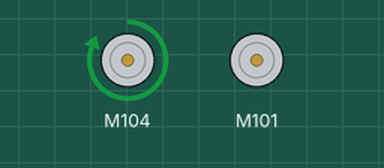
A sketch run on a simulated Arduino Uno, built with avr-gcc and run on an emulated ATmega328P. Shown: 2 × DC motor (green arrow = forward, orange = backward, longer = faster).

Above: at 0.5 s.
At 1.7 s:
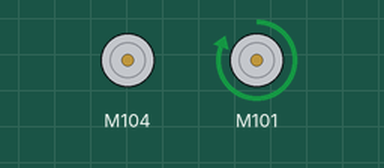
At 3.4 s:
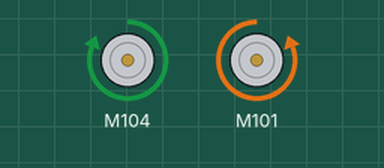
At 5.7 s:
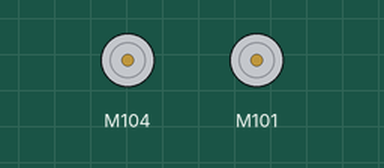
Timing chart, 0 to 6.0 s (numbered marks = the images above):
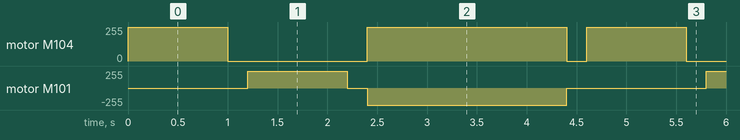

Measured:
- by itself, motor M104: repeats every 4.6 s: stopped 1.4 s, forward 255/255 2.0 s, stopped 0.20 s, forward 255/255 1.0 s
- by itself, motor M101: repeats every 4.6 s: stopped 0.20 s, backward 255/255 2.0 s, stopped 1.4 s, forward 255/255 1.0 s

The sketch:

ShuffleTwirl.ino
```cpp
#include "MotorDriver.h"

MotorDriver motor;

void setup()
{
    // initialize
    motor.begin();
}

void loop()
{
    motor.speed(0, 100);            // set motor0 to speed 100
    delay(1000);
    motor.brake(0);                 // brake
    delay(100);
    motor.stop(0);                  // stop
    delay(100);
    motor.speed(1, 100);           // set motor0 to speed 100
    delay(1000);
    motor.brake(1);                 // brake
    delay(100);
    motor.stop(1);                  // stop
    delay(100);
    motor.speed(0, 100);
    motor.speed(1, -100);
    delay(2000);
    motor.brake(0);
    motor.brake(1);
    delay(100);
    motor.stop(0);
    motor.stop(1);
    delay(100);
}
```
